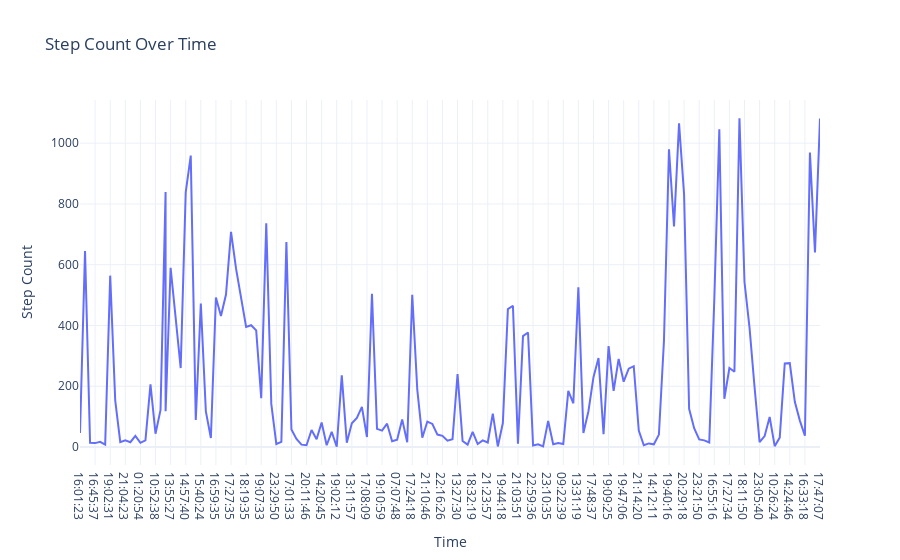

Source (notebook cell):
### Code cell
# Step Count Over Time
fig1 = px.line(data, x="Time",
               y="Step Count",
               title="Step Count Over Time")
fig1.show()

### Figure 1 — Plotly figure (JSON) as saved in the notebook; plotly's stock layout.template omitted (floating-point values rounded to 4 significant figures; data arrays with more than 128 entries replaced by an {"elided": "..."} marker saying what was removed)
{"data": [{"hovertemplate": "Time=%{x}<br>Step Count=%{y}<extra></extra>", "legendgroup": "", "line": {"color": "#636efa", "dash": "solid"}, "marker": {"symbol": "circle"}, "mode": "lines", "name": "", "orientation": "v", "showlegend": false, "type": "scatter", "x": {"elided": "149 str values"}, "xaxis": "x", "y": {"elided": "149 int values"}, "yaxis": "y"}], "layout": {"legend": {"tracegroupgap": 0}, "title": {"text": "Step Count Over Time"}, "xaxis": {"anchor": "y", "domain": [0, 1], "title": {"text": "Time"}}, "yaxis": {"anchor": "x", "domain": [0, 1], "title": {"text": "Step Count"}}}}
